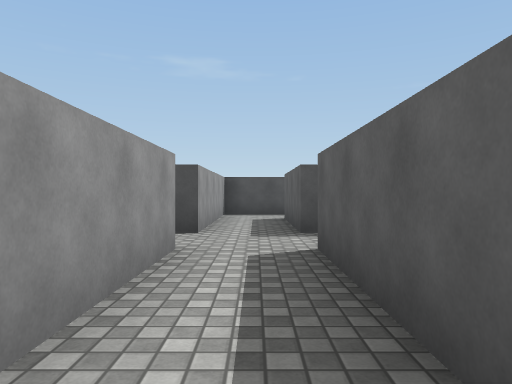
view 1 (above)

24 first-person views from a walk through a Unity game level. The camera is 1.2 m above the floor, looks level and sees 70° across. The floor is counted in squares, 2 m on a side. Each view is taken from the middle of a square. On the plan, view 1 faces up. The plan holds only what a view shows up to about 10 squares ahead; the rest is blank. The place goes on beyond the plan. The player character is not drawn. Surface patterns are stand-ins for the level's own textures.

view 2
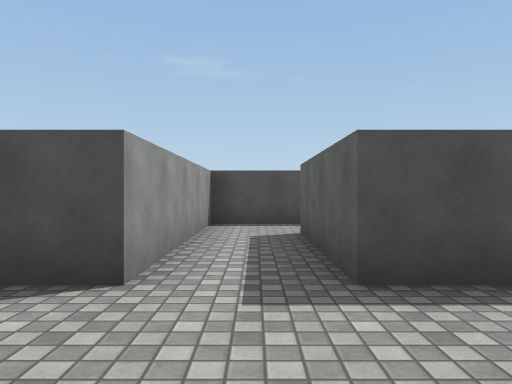

view 3
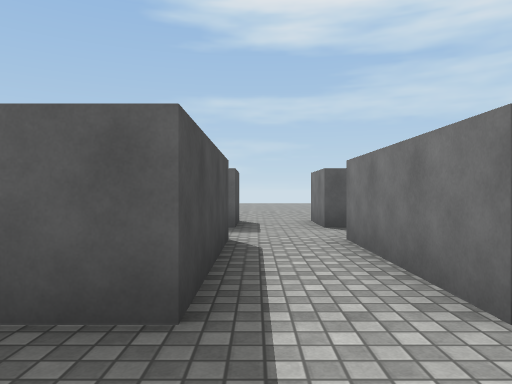

view 4
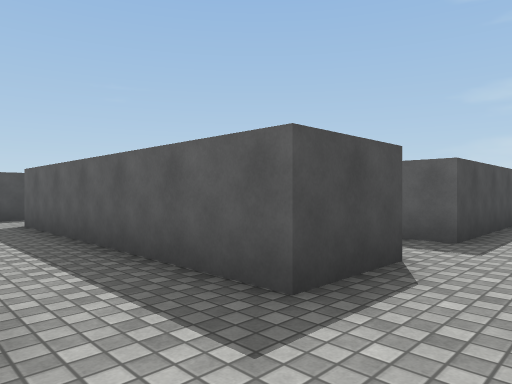

view 5
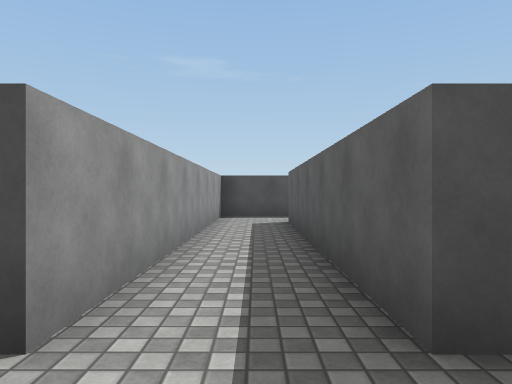

view 6
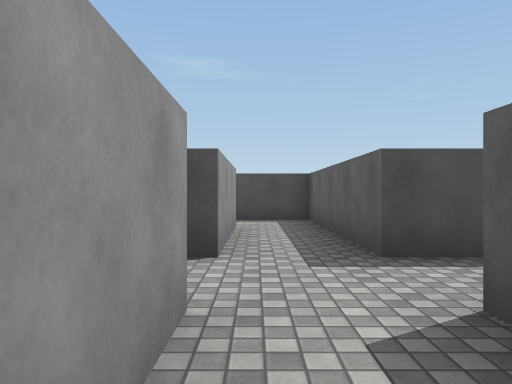

view 7
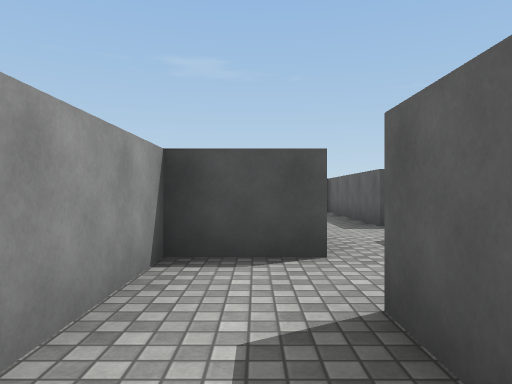

view 8
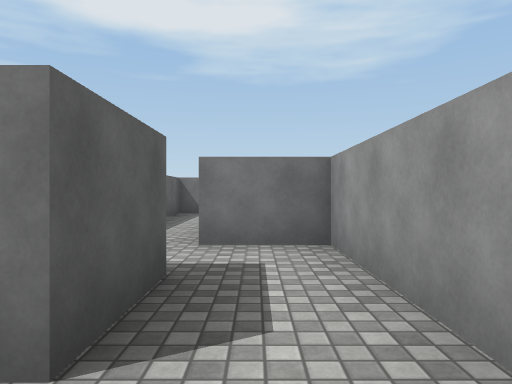

view 9
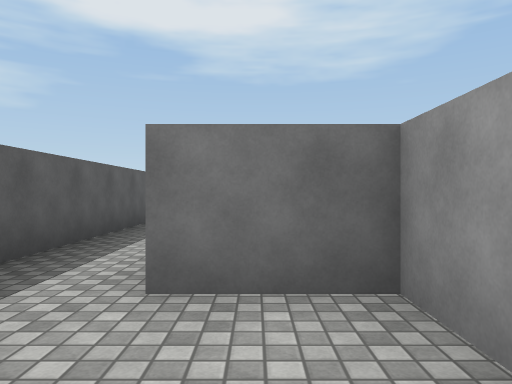

view 10
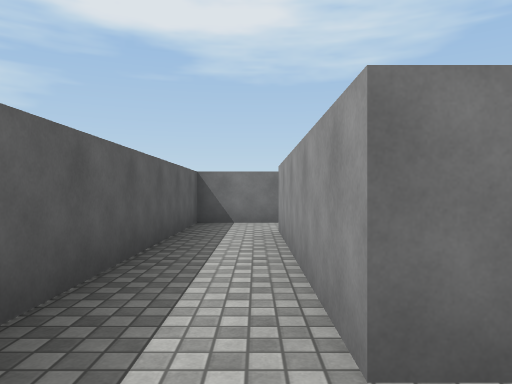

view 11
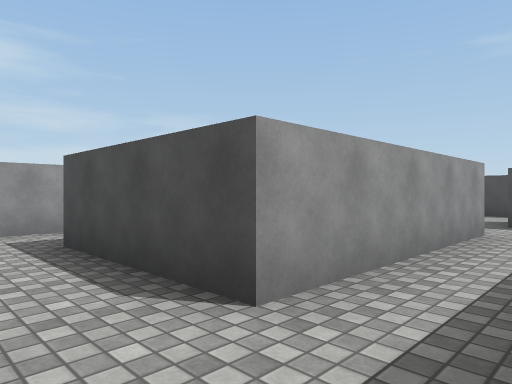

view 12
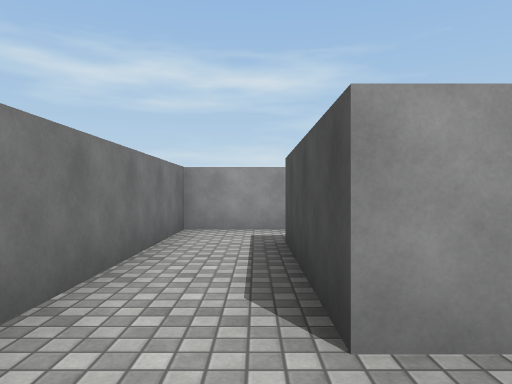

view 13
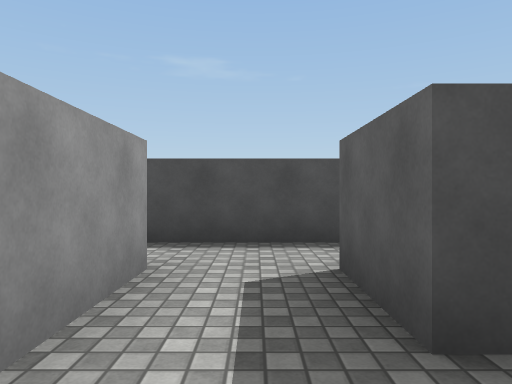

view 14
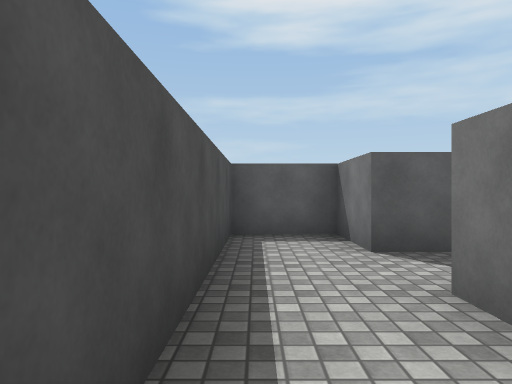

view 15
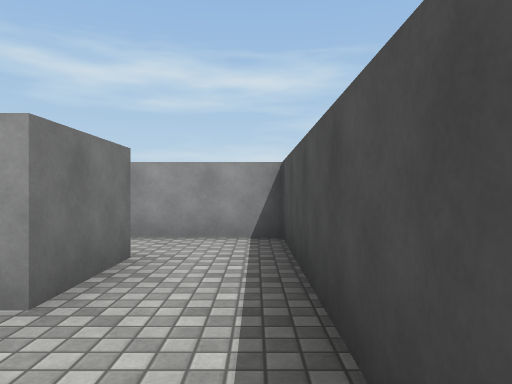

view 16
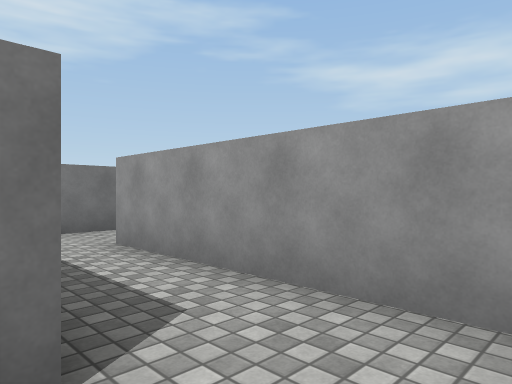

view 17
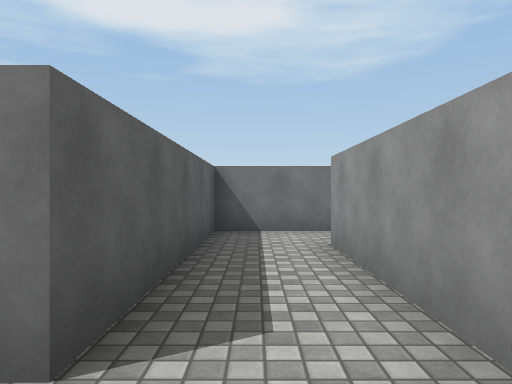

view 18
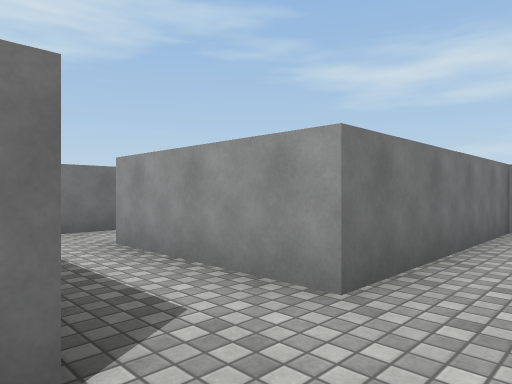

view 19
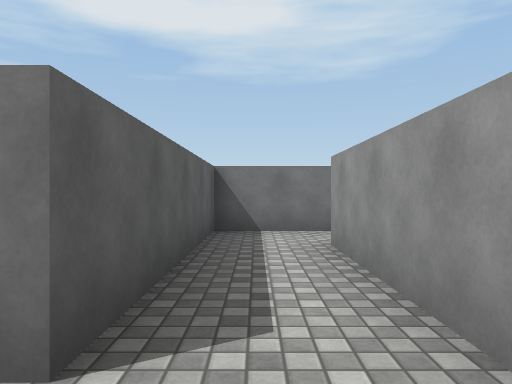

view 20
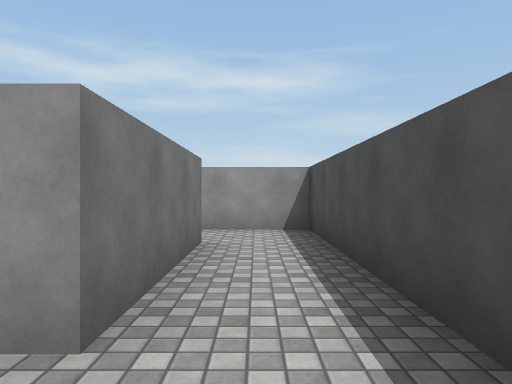

view 21
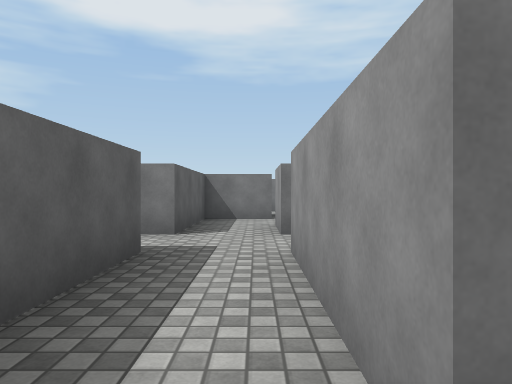

view 22
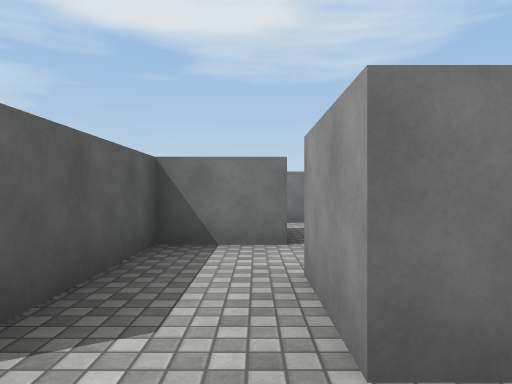

view 23
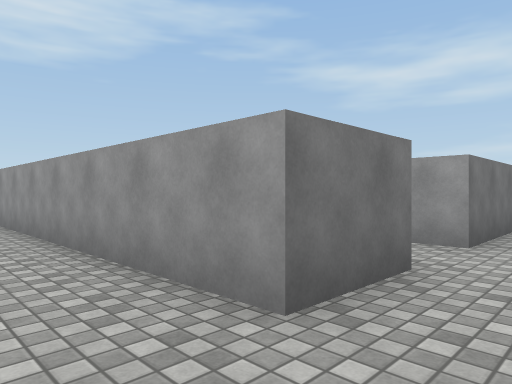

view 24
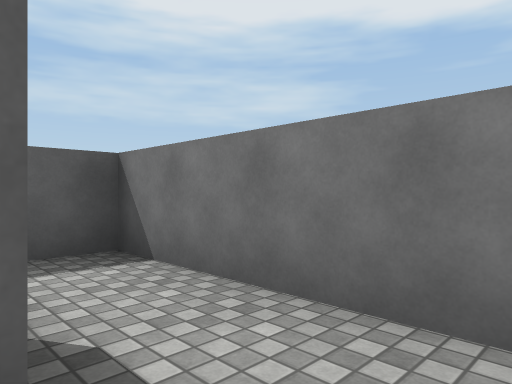

### Floor plan
Points are (right, up) in squares from view 1. A wall is a line through its corners. A room is listed if a view was taken in it or the views show most of it. See-through windows are left out.
Room 1 (views 1, 2, 6, 8, 18, 19, 20, 21, 22)
walls: (5.1, 5.3) (5.1, 9.9) (3.4, 9.9); (3.7, 0.9) (5.1, 0.9) (5.1, 3.9); (-0.8, 3.9) (-0.8, 0.8); (3.7, 8.4) (3.7, 5.3) (0.7, 5.3) (0.7, 8.4); (-0.8, 8.4) (-0.8, 5.3); (-0.5, -0.7) (0.7, -0.7) (0.7, 3.9) (3.7, 3.9) (3.7, 2.4) (2.1, 2.4) (2.1, 0.4)
ways out: opening at (-1.5, 4.5) to room 2; opening at (3, 0) to room 3; opening at (6, 4.5) to room 6; opening at (-1.5, 0) to room 7; opening at (1.5, 9) to room 8
Room 2 (views 3, 4, 5)
walls: (-0.8, 5.3) (-2.3, 5.3) (-2.3, 11.4); (-5.4, 3.9) (-0.8, 3.9); (-3.9, 11.6) (-3.9, 5.2)
ways out: opening at (-1.5, 4.5) to room 1; opening at (-3, 11)
Room 3 (views 7, 9, 10, 11, 12, 13)
walls: (3.7, -0.8) (3.7, 0.9); (-0.8, -6.6) (-0.8, -8.1) (5.1, -8.1) (5.1, -2.6); (2.1, 0.4) (2.1, -2.1) (3.7, -2.1) (3.7, -6.6) (0.7, -6.6)
ways out: opening at (3, 0) to room 1; opening at (0, -6) to room 5
Room 4 (views 14, 16, 17)
walls: (-0.5, -3.7) (-3.9, -3.7) (-3.9, -8.2); (-3.4, -9.6) (-2.3, -9.6) (-2.3, -5.1) (-0.8, -5.1)
ways out: opening at (-1.5, -4.5) to room 5; opening at (-4, -9)
Room 5 (view 15)
walls: (0.7, -6.6) (0.7, -5.1) (2.2, -5.1) (2.2, -3.7) (-0.5, -3.7); (-0.8, -5.1) (-0.8, -6.6)
ways out: opening at (0, -6) to room 3; opening at (-1.5, -4.5) to room 4
Room 6 (view 23)
walls: (5.1, 3.9) (6.6, 3.9) (6.6, -2.8); (6.6, 5.3) (5.1, 5.3)
ways out: opening at (6, 4.5) to room 1
Room 7 (view 24)
walls: (-2.8, -0.7) (-0.5, -0.7)
ways out: opening at (-1.5, 0) to room 1
Room 8 (no view inside)
walls: (0.7, 8.4) (3.7, 8.4); (3.4, 9.9) (-0.8, 9.9) (-0.8, 8.4)
ways out: opening at (1.5, 9) to room 1

Where each view was taken, in squares from view 1:
view 1: 0 up, 0 right, facing up
view 2: 3 up, 0 right, facing up
view 3: 5 up, 1 left, facing right
view 4: 4 up, 4 left, facing up-right
view 5: 4 up, 3 left, facing up
view 6: 2 up, 4 right, facing up
view 7: 1 down, 3 right, facing up
view 8: 2 up, 3 right, facing down
view 9: 0 up, 3 right, facing down
view 10: 1 down, 4 right, facing down
view 11: 8 down, 5 right, facing up-left
view 12: 7 down, 5 right, facing left
view 13: 8 down, 0 right, facing up
view 14: 4 down, 3 left, facing right
view 15: 4 down, 1 right, facing left
view 16: 4 down, 2 left, facing down-left
view 17: 4 down, 3 left, facing down
view 18: 5 up, 1 right, facing down-left
view 19: 5 up, 0 right, facing down
view 20: 9 up, 5 right, facing left
view 21: 9 up, 4 right, facing down
view 22: 5 up, 4 right, facing down
view 23: 5 up, 8 right, facing down-left
view 24: 1 up, 3 left, facing down-right
